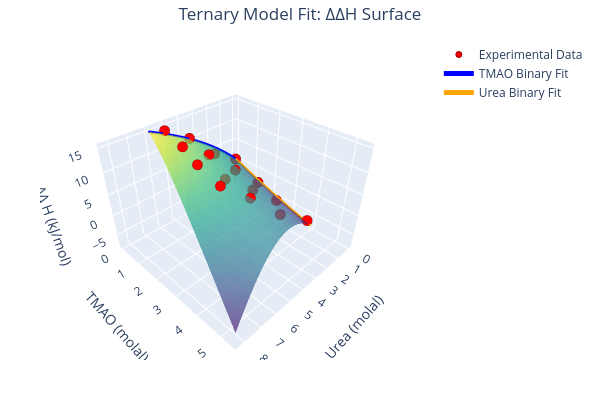
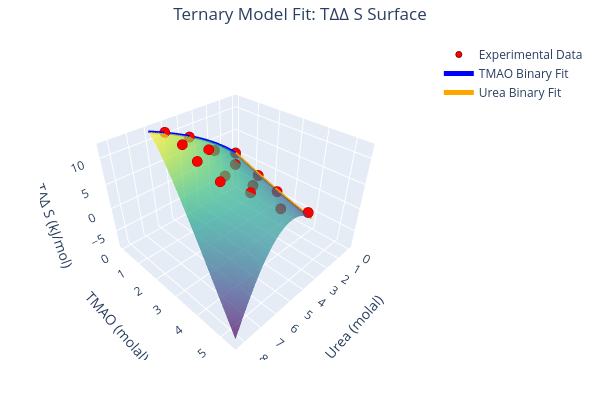

Notebook code for these charts, in order:
### Markdown cell above
### 3D Visualization of $\Delta\Delta H$ and $T\Delta\Delta S$

### Code cell
fig_dH = plot_interactive_3d(model_seq, 
                        exp_conc2_TS, 
                        exp_conc3_TS, 
                        exp_ddH, 
                        'Ternary Model Fit: ΔΔH Surface', 
                        'ΔΔ H (kJ/mol)')
fig_dH.show()

fig_TdS = plot_interactive_3d(model_seq, 
                        exp_conc2_TS, 
                        exp_conc3_TS, 
                        exp_TddS, 
                        'Ternary Model Fit: TΔΔ S Surface', 
                        'TΔΔ S (kJ/mol)')
fig_TdS.show()

### Figure 1 — Plotly figure (JSON) as saved in the notebook; plotly's stock layout.template omitted (floating-point values rounded to 4 significant figures; data arrays with more than 128 entries replaced by an {"elided": "..."} marker saying what was removed)
{"data": [{"colorscale": [[0, "#440154"], [0.1111, "#482878"], [0.2222, "#3e4989"], [0.3333, "#31688e"], [0.4444, "#26828e"], [0.5556, "#1f9e89"], [0.6667, "#35b779"], [0.7778, "#6ece58"], [0.8889, "#b5de2b"], [1, "#fde725"]], "name": "Model Surface", "opacity": 0.7, "showscale": false, "type": "surface", "x": {"elided": "23x22 float values"}, "y": {"elided": "23x22 float values"}, "z": {"elided": "23x22 float values"}}, {"marker": {"color": "red", "line": {"color": "darkred", "width": 1}, "size": 6, "symbol": "circle"}, "mode": "markers", "name": "Experimental Data", "type": "scatter3d", "x": [0.0001, 0.0001, 0.0001, 0.0001, 1.747, 1.757, 1.744, 1.757, 3.509, 3.497, 3.498, 3.497, 5.033, 5.007, 5.005, 5.007], "y": [0.0001, 1.266, 2.262, 3.759, 0.0001, 1.131, 2.023, 3.358, 0.0001, 0.9972, 1.782, 2.961, 0.0001, 0.8809, 1.575, 2.617], "z": [0.0001, -3.423, -5.786, -6.799, 4.082, 2.614, -0.2531, -2.645, 10.46, 8.821, 4.988, 3.81, 14.21, 12.57, 10.31, 8.414]}, {"line": {"color": "blue", "width": 5}, "mode": "lines", "name": "TMAO Binary Fit", "type": "scatter3d", "x": [0.002241, 0.2287, 0.4597, 0.6956, 0.9363, 1.182, 1.433, 1.69, 1.952, 2.219, 2.493, 2.773, 3.059, 3.352, 3.652, 3.958, 4.272, 4.594, 4.923, 5.261, 5.607, 5.962], "y": [0.001396, 0.00141, 0.001425, 0.001439, 0.001454, 0.00147, 0.001485, 0.001501, 0.001518, 0.001534, 0.001551, 0.001569, 0.001587, 0.001605, 0.001623, 0.001643, 0.001662, 0.001682, 0.001703, 0.001724, 0.001745, 0.001767], "z": [0.005367, 0.8396, 1.663, 2.475, 3.275, 4.063, 4.839, 5.602, 6.354, 7.094, 7.822, 8.539, 9.245, 9.94, 10.63, 11.3, 11.97, 12.63, 13.28, 13.92, 14.56, 15.2]}, {"line": {"color": "orange", "width": 5}, "mode": "lines", "name": "Urea Binary Fit", "type": "scatter3d", "x": [0.002241, 0.002264, 0.002287, 0.002311, 0.002335, 0.002359, 0.002385, 0.00241, 0.002436, 0.002463, 0.002491, 0.002519, 0.002547, 0.002577, 0.002606, 0.002637, 0.002669, 0.002701, 0.002734, 0.002767, 0.002802, 0.002837, 0.002874], "y": [0.001396, 0.1424, 0.2864, 0.4332, 0.5832, 0.7363, 0.8927, 1.052, 1.216, 1.382, 1.553, 1.727, 1.905, 2.088, 2.274, 2.466, 2.661, 2.861, 3.067, 3.277, 3.492, 3.713, 3.94], "z": [0.005367, -0.3026, -0.6196, -0.9437, -1.274, -1.608, -1.947, -2.289, -2.635, -2.982, -3.332, -3.684, -4.038, -4.393, -4.75, -5.107, -5.466, -5.827, -6.188, -6.55, -6.913, -7.276, -7.641]}], "layout": {"height": 400, "margin": {"b": 40, "l": 40, "r": 40, "t": 40}, "scene": {"aspectmode": "manual", "aspectratio": {"x": 1, "y": 1, "z": 0.7}, "xaxis": {"title": {"text": "Urea (molal)"}}, "yaxis": {"title": {"text": "TMAO (molal)"}}, "zaxis": {"title": {"text": "ΔΔ H (kJ/mol)"}}}, "title": {"text": "Ternary Model Fit: ΔΔH Surface", "x": 0.5}, "width": 600}}

### Figure 2 — Plotly figure (JSON) as saved in the notebook; plotly's stock layout.template omitted (floating-point values rounded to 4 significant figures; data arrays with more than 128 entries replaced by an {"elided": "..."} marker saying what was removed)
{"data": [{"colorscale": [[0, "#440154"], [0.1111, "#482878"], [0.2222, "#3e4989"], [0.3333, "#31688e"], [0.4444, "#26828e"], [0.5556, "#1f9e89"], [0.6667, "#35b779"], [0.7778, "#6ece58"], [0.8889, "#b5de2b"], [1, "#fde725"]], "name": "Model Surface", "opacity": 0.7, "showscale": false, "type": "surface", "x": {"elided": "23x22 float values"}, "y": {"elided": "23x22 float values"}, "z": {"elided": "23x22 float values"}}, {"marker": {"color": "red", "line": {"color": "darkred", "width": 1}, "size": 6, "symbol": "circle"}, "mode": "markers", "name": "Experimental Data", "type": "scatter3d", "x": [0.0001, 0.0001, 0.0001, 0.0001, 1.747, 1.757, 1.744, 1.757, 3.509, 3.497, 3.498, 3.497, 5.033, 5.007, 5.005, 5.007], "y": [0.0001, 1.266, 2.262, 3.759, 0.0001, 1.131, 2.023, 3.358, 0.0001, 0.9972, 1.782, 2.961, 0.0001, 0.8809, 1.575, 2.617], "z": [0.0001, -2.784, -4.355, -5.457, 2.907, 2.102, -0.6215, -2.469, 8.016, 7.326, 3.616, 3.008, 10.75, 10.01, 8.258, 6.778]}, {"line": {"color": "blue", "width": 5}, "mode": "lines", "name": "TMAO Binary Fit", "type": "scatter3d", "x": [0.002241, 0.2287, 0.4597, 0.6956, 0.9363, 1.182, 1.433, 1.69, 1.952, 2.219, 2.493, 2.773, 3.059, 3.352, 3.652, 3.958, 4.272, 4.594, 4.923, 5.261, 5.607, 5.962], "y": [0.001396, 0.00141, 0.001425, 0.001439, 0.001454, 0.00147, 0.001485, 0.001501, 0.001518, 0.001534, 0.001551, 0.001569, 0.001587, 0.001605, 0.001623, 0.001643, 0.001662, 0.001682, 0.001703, 0.001724, 0.001745, 0.001767], "z": [0.004224, 0.6787, 1.342, 1.995, 2.636, 3.265, 3.882, 4.488, 5.082, 5.664, 6.235, 6.795, 7.345, 7.885, 8.416, 8.938, 9.452, 9.958, 10.46, 10.95, 11.44, 11.92]}, {"line": {"color": "orange", "width": 5}, "mode": "lines", "name": "Urea Binary Fit", "type": "scatter3d", "x": [0.002241, 0.002264, 0.002287, 0.002311, 0.002335, 0.002359, 0.002385, 0.00241, 0.002436, 0.002463, 0.002491, 0.002519, 0.002547, 0.002577, 0.002606, 0.002637, 0.002669, 0.002701, 0.002734, 0.002767, 0.002802, 0.002837, 0.002874], "y": [0.001396, 0.1424, 0.2864, 0.4332, 0.5832, 0.7363, 0.8927, 1.052, 1.216, 1.382, 1.553, 1.727, 1.905, 2.088, 2.274, 2.466, 2.661, 2.861, 3.067, 3.277, 3.492, 3.713, 3.94], "z": [0.004224, -0.2576, -0.5269, -0.802, -1.082, -1.365, -1.651, -1.94, -2.23, -2.522, -2.815, -3.109, -3.404, -3.7, -3.996, -4.293, -4.59, -4.888, -5.185, -5.483, -5.782, -6.08, -6.378]}], "layout": {"height": 400, "margin": {"b": 40, "l": 40, "r": 40, "t": 40}, "scene": {"aspectmode": "manual", "aspectratio": {"x": 1, "y": 1, "z": 0.7}, "xaxis": {"title": {"text": "Urea (molal)"}}, "yaxis": {"title": {"text": "TMAO (molal)"}}, "zaxis": {"title": {"text": "TΔΔ S (kJ/mol)"}}}, "title": {"text": "Ternary Model Fit: TΔΔ S Surface", "x": 0.5}, "width": 600}}
